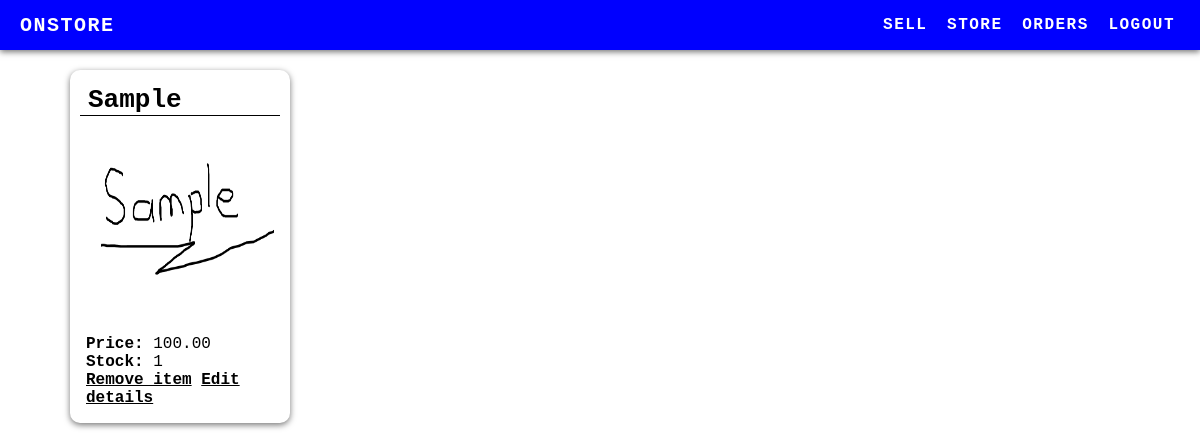
Page /store/ (signed in) on the earlier database version.
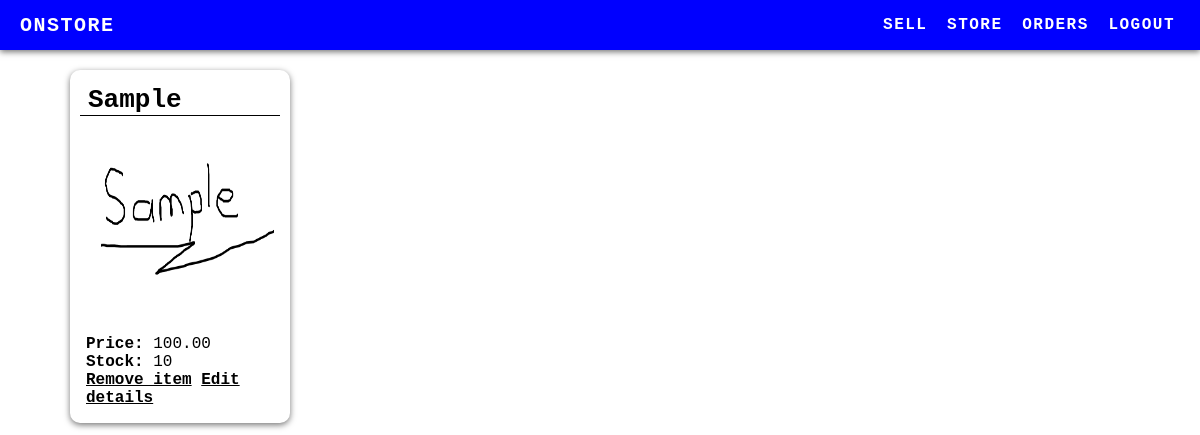
Same page on the later database version.
### product/models.py (models this page shows, shortened)
class Product(models.Model):
    name    = models.CharField(max_length=50)
    details = models.TextField()
    price   = models.DecimalField(max_digits=1000, decimal_places=2)
    date    = models.DateTimeField(auto_now_add=True)
    stock   = models.IntegerField(default=1)
    image   = models.ImageField(upload_to='img/')
    seller  = models.ForeignKey(User, on_delete=models.CASCADE)

### product/views.py (the view)
# urls.py: path('store/', store_view, name='store'),
@login_required
def store_view(request):
    store = Product.objects.filter(seller=request.user)
    if not store:
        messages.warning(request, 'You are not selling anything.')
    return render(request, "store_view.html", {
        "title":"Store",
        "store":store,
    })

### product/templates/store_view.html
{% extends 'base.html' %} {% block content %}
<div class="card-container">
  {% for item in store %}
  <div class="card">
    <div class="card-header">{{ item.name }}</div>
    <div class="details">
      <img
        src="{{ item.image.name }}"
        alt="Not available"
        height="188px"
        width="188px"
        style="margin: 10px 0"
      />
      <p><strong>Price:</strong> {{ item.price }}</p>
      {% if item.stock < 1 %}
      <p>Out of stock</p>
      {% else %}
      <p><strong>Stock: </strong>{{item.stock}}</p>
      {% endif %}
      <a href="{% url 'delete-product' id=item.id %}">Remove item</a>
      <a href="{% url 'edit-product' id=item.id %}">Edit details</a>
    </div>
  </div>
  {% endfor %}
</div>
{% endblock %}

Differences in the rows shown:
changed Product "Sample": stock "1" → "10"
